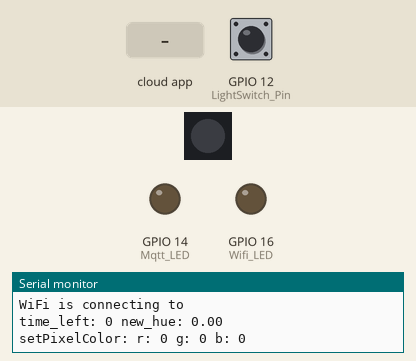
This sketch was run on a simulated ESP8266 (NodeMCU). Parts: 1 RGB LEDs in strip order, left to right, output pins drawn as LEDs (lit = HIGH), the last lines printed to the serial monitor. Inputs (shaded band) come from the test bench; at power-on: GPIO 12 (LightSwitch_Pin) HIGH. WiFi joins after 1.5 s; servers stay silent unless stated; the strip is taken to match the declared colour order; no MQTT or app messages arrive unless stated; not simulated (calls return 0 or success): Credentials.h; names the files do not define were given values by the test bench: MQTT_SERVERPORT = 1883.

Above: at 0.1 s.
At 2.3 s:
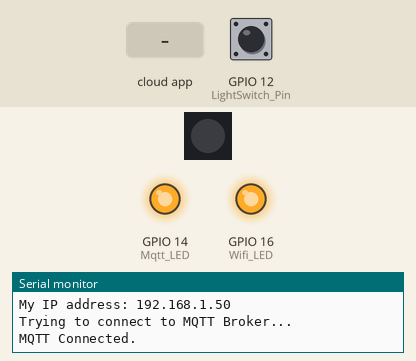
2.4 s: the phone or cloud app sets LZ7_Timer to 1
At 2.7 s:
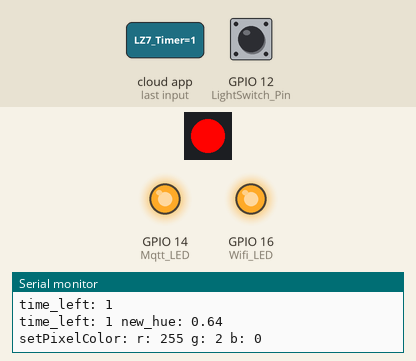
Timing chart, 0 to 5.4 s (numbered marks = the images above; inputs shaded):
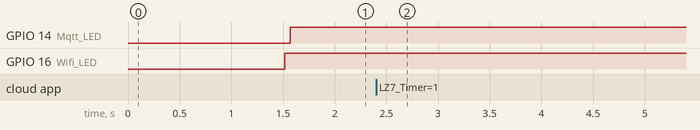

The sketch:

RemoteSwitch.ino
```cpp
#include <inttypes.h>
#include <ESP8266WiFi.h>
#include <ESP8266mDNS.h>
#include <WiFiUdp.h>
#include <ArduinoOTA.h>
#include "Adafruit_MQTT.h"
#include "Adafruit_MQTT_Client.h"
#include "Timestamp.h"
#include <math.h>
#include <Adafruit_NeoPixel.h>

#define AT_MAKERSPACE
#include "Credentials.h"

#define LIGHT_ZONE 7
const char ota_hostname[]  = "LZ7SW1";

const char Mqtt_Server[]     = MQTT_SERVER;
const char Mqtt_Username[]  = MQTT_USERNAME;
const char Mqtt_Password[]   = MQTT_KEY;


#if LIGHT_ZONE == 1
const char LZ_Timer_Topic[]  = "Lighting/LZ1_Timer";
const char LZ_Sts_Topic[]  = "Lighting/LZ1_Sts";
const char LZ_Cmd_Topic[]  = "Lighting/LZ1_Cmd";
#elif LIGHT_ZONE == 2
const char LZ_Timer_Topic[]  = "Lighting/LZ2_Timer";
const char LZ_Sts_Topic[]  = "Lighting/LZ2_Sts";
const char LZ_Cmd_Topic[]  = "Lighting/LZ2_Cmd";
#elif LIGHT_ZONE == 3
const char LZ_Timer_Topic[]  = "Lighting/LZ3_Timer";
const char LZ_Sts_Topic[]  = "Lighting/LZ3_Sts";
const char LZ_Cmd_Topic[]  = "Lighting/LZ3_Cmd";
#elif LIGHT_ZONE == 4
const char LZ_Timer_Topic[]  = "Lighting/LZ4_Timer";
const char LZ_Sts_Topic[]  = "Lighting/LZ4_Sts";
const char LZ_Cmd_Topic[]  = "Lighting/LZ4_Cmd";
#elif LIGHT_ZONE == 5
const char LZ_Timer_Topic[]  = "Lighting/LZ5_Timer";
const char LZ_Sts_Topic[]  = "Lighting/LZ5_Sts";
const char LZ_Cmd_Topic[]  = "Lighting/LZ5_Cmd";
#elif LIGHT_ZONE == 6
const char LZ_Timer_Topic[]  = "Lighting/LZ6_Timer";
const char LZ_Sts_Topic[]  = "Lighting/LZ6_Sts";
const char LZ_Cmd_Topic[]  = "Lighting/LZ6_Cmd";
#elif LIGHT_ZONE == 7
const char LZ_Timer_Topic[]  = "Lighting/LZ7_Timer";
const char LZ_Sts_Topic[]  = "Lighting/LZ7_Sts";
const char LZ_Cmd_Topic[]  = "Lighting/LZ7_Cmd";
#elif LIGHT_ZONE == 8
const char LZ_Timer_Topic[]  = "Lighting/LZ8_Timer";
const char LZ_Sts_Topic[]  = "Lighting/LZ8_Sts";
const char LZ_Cmd_Topic[]  = "Lighting/LZ8_Cmd";
#endif


const int LightSwitch_Pin = 12;
const int Wifi_LED = 16;
const int Mqtt_LED = 14;
const int NeoPixel_Pin = 13;

const int Debounce_time = 75;
const int Blink_time = 250;
const int Long_Press_Time = 5000;
const bool Long_Press_Enabled = true;

const int Max_Hue_Time = 180; //amount of time remaining for light to be green

//TODO set to a nice green
const double Max_Hue = 115;
const double Saturation = 1.0;
const double Lightness = 0.5;

WiFiClient client;

Adafruit_MQTT_Client mqtt(&client, Mqtt_Server, MQTT_SERVERPORT, Mqtt_Username, Mqtt_Password);
Adafruit_MQTT_Publish LZ_Cmd = Adafruit_MQTT_Publish(&mqtt, LZ_Cmd_Topic, 1);
Adafruit_MQTT_Subscribe LZ_Sts = Adafruit_MQTT_Subscribe(&mqtt, LZ_Sts_Topic, 1);
Adafruit_MQTT_Subscribe LZ_Tmr = Adafruit_MQTT_Subscribe(&mqtt, LZ_Timer_Topic, 1);

Adafruit_NeoPixel pixel = Adafruit_NeoPixel(1, NeoPixel_Pin, NEO_RGB + NEO_KHZ800);


void setup() {
  Serial.begin(115200);
  delay(10);

  Serial.println("");
  Serial.println("");
  Serial.println("-------------------------");
  Serial.println("MMS Remote Light Switch  ");
  Serial.println("         v1.0            ");
  Serial.println("-------------------------");

  pinMode(Wifi_LED, OUTPUT);
  pinMode(Mqtt_LED, OUTPUT);
  digitalWrite(Wifi_LED, LOW);
  digitalWrite(Mqtt_LED, LOW);

  // Connect to WiFi access point.
  Serial.println(); Serial.println();
  Serial.print("WiFi is connecting to ");
  Serial.println(WLAN_SSID);

  WiFi.mode(WIFI_STA);
  WiFi.begin(WLAN_SSID, WLAN_PASS);

  mqtt.subscribe(&LZ_Sts);
  mqtt.subscribe(&LZ_Tmr);

  pinMode(LightSwitch_Pin, INPUT_PULLUP);

  pixel.begin();
  pixel.show();

  SetNeoPixelToTimeLeft(0);

  ArduinoOTA.onStart([]() {
    Serial.println("OTA Start");
  });
  ArduinoOTA.onEnd([]() {
    Serial.println("\nOTA End");
  });
  ArduinoOTA.onProgress([](unsigned int progress, unsigned int total) {
    Serial.printf("OTA Progress: %u%%\r", (progress / (total / 100)));
  });
  ArduinoOTA.onError([](ota_error_t error) {
    Serial.printf("OTA Error[%u]: ", error);
    if (error == OTA_AUTH_ERROR) Serial.println("OTA Auth Failed");
    else if (error == OTA_BEGIN_ERROR) Serial.println("OTA Begin Failed");
    else if (error == OTA_CONNECT_ERROR) Serial.println("OTA Connect Failed");
    else if (error == OTA_RECEIVE_ERROR) Serial.println("OTA Receive Failed");
    else if (error == OTA_END_ERROR) Serial.println("OTA End Failed");
  });

  ArduinoOTA.setHostname(ota_hostname);
#ifdef OTA_PASSWORD
  ArduinoOTA.setPassword(OTA_PASSWORD);
#endif
}

double floatmod(double a, double b)
{
    return (a - b * floor(a / b));
}

void HSL2RGB(double h, double s, double l, uint8_t rgb[])
{
  double c = (1 - fabs(2 * l - 1)) * s;
  h /= 60;
  double x = c*(1 - fabs(floatmod(h, 2) - 1));

  double r1, g1, b1;
  if (h >= 0 && h < 1)
  {
    r1 = c;
    g1 = x;
    b1 = 0;
  }

  if (h >= 1 && h < 2)
  {
    r1 = x;
    g1 = c;
    b1 = 0;
  }

  if (h >= 2 && h < 3)
  {
    r1 = 0;
    g1 = c;
    b1 = x;
  }

  if (h >= 3 && h < 4)
  {
    r1 = 0;
    g1 = x;
    b1 = c;
  }

  if (h >= 4 && h < 5)
  {
    r1 = x;
    g1 = 0;
    b1 = c;
  }

  if (h >= 5 && h < 6)
  {
    r1 = c;
    g1 = 0;
    b1 = x;
  }

  double m = l - 0.5*c;

  rgb[0] = 255*(r1 + m);
  rgb[1] = 255*(g1 + m);
  rgb[2] = 255*(b1 + m);

}

int mystrncasecmp(const char* s1, const char* s2, int len)
{
  int i;
  for(i = 0; i < len && s1[i] && s2[i]; ++i)
  {
    if ((s1[i] | 32) != (s2[i] | 32))
    {
      return 1;
    }
  }

  return (!s1[i] && !s2[i] ? 0 : 1);
}

bool IsMQTTConnected()
{
  static Timestamp last_ping;
  static Timestamp last_mqtt_attempt;
  static bool initial_mqtt = true;
  static bool initial_wifi = true;
  bool ret = false;

  if (WiFi.status() == WL_CONNECTED)
  {
    digitalWrite(Wifi_LED, HIGH);

    if (mqtt.connected())
    {
      digitalWrite(Mqtt_LED, HIGH);
      if (last_ping.Elapsed() >= 30000)
      {
        last_ping.Update();
        if(!mqtt.ping())
        {
          mqtt.disconnect();
          digitalWrite(Mqtt_LED, LOW);
        }
      }
      ret = true;
    }
    else
    {
      digitalWrite(Mqtt_LED, LOW);
      mqtt.disconnect();
      if (last_mqtt_attempt.Elapsed() > 60000 || initial_mqtt)
      {
        initial_mqtt = false;
        Serial.println("Trying to connect to MQTT Broker...");
        if (mqtt.connect() == 0)
        {
          Serial.println("MQTT Connected.");

          digitalWrite(Mqtt_LED, HIGH);
          ret = true;
        }
        else
          Serial.println("MQTT connection failed");
        last_mqtt_attempt.Update();
      }
    }


  }
  else
  {
    digitalWrite(Wifi_LED, LOW);
    digitalWrite(Mqtt_LED, LOW);
    mqtt.disconnect();
  }

  return ret;
}


void SetNeoPixelToTimeLeft(int time_left)
{
  if (time_left > Max_Hue_Time) time_left = Max_Hue_Time;
  double new_hue = ((double)time_left / (double)Max_Hue_Time) * Max_Hue;
  Serial.print("time_left: ");
  Serial.print(time_left);
  Serial.print(" new_hue: ");
  Serial.println(new_hue);
  uint8_t rgb[3] = {0, 0, 0};
  if (time_left) HSL2RGB(new_hue, Saturation, Lightness, rgb);
  Serial.print("setPixelColor: r: ");
  Serial.print(rgb[0]);
  Serial.print(" g: ");
  Serial.print(rgb[1]);
  Serial.print(" b: ");
  Serial.println(rgb[2]);
  pixel.setPixelColor(0, pixel.Color(rgb[0], rgb[1], rgb[2]));

  pixel.show();
}

bool ButtonPressed(uint32_t& time_pressed)
{
  static bool last_button = false;
  static bool reported = false;
  static Timestamp press_time;

  bool button = !digitalRead(LightSwitch_Pin);

  if (!reported)
  {
    if (!last_button && button)
    {
      press_time.Update();
      last_button = true;
    }
    else if (last_button && !button)
    {
      if (press_time.Elapsed() >= Debounce_time)
      {
        time_pressed = press_time.Elapsed();
        reported = true;
        return true;
      }
    }
  }

  if (!button)
  {
    last_button = false;
    reported = false;
  }

  return false;
}

void RunPendingOff()
{
  static Timestamp blink_time;
  static bool last_state = false;

  if (blink_time.Elapsed() >= Blink_time)
  {
    last_state = !last_state;
    blink_time.Update();

    SetNeoPixelToTimeLeft(last_state ? 5 : 0);
  }
}

void loop() {

  static bool last_status = false;
  static int time_left = 0;
  static bool pending_off = false;
  static bool initial_wifi = true;

  if (WiFi.status() == WL_CONNECTED)
  {
    if (initial_wifi)
    {
      ArduinoOTA.begin();
      Serial.println("OTA Begin");
      Serial.print("My IP address: ");
      Serial.println(WiFi.localIP());
      initial_wifi = false;
    }
    else
    {
      ArduinoOTA.handle();
    }
  }


  if (IsMQTTConnected())
  {
    Adafruit_MQTT_Subscribe *subscription = 0;

    while (subscription = mqtt.readSubscription(10))
    {
      if (subscription == &LZ_Tmr)
      {
        time_left = atoi((const char*)subscription->lastread);

         Serial.print("time_left: ");
         Serial.println(time_left);

        if (time_left > 0)
        {
          SetNeoPixelToTimeLeft(time_left);
        }
      }

      if (subscription == &LZ_Sts)
      {
        //TODO make sure NeoPixel's state is consistant
        //e.g. if NeoPixel is off turn is on to some color

        if (mystrncasecmp((const char*)subscription->lastread, "OFF", 3) == 0)
        {
          pending_off = false;
          SetNeoPixelToTimeLeft(0);
        }

        if (mystrncasecmp((const char*)subscription->lastread, "ON", 2) == 0)
        {
          last_status = true;
          pending_off = false;
          SetNeoPixelToTimeLeft(time_left);
        }

        if (mystrncasecmp((const char*)subscription->lastread, "Pending_Off", 11) == 0)
        {
          pending_off = true;
        }
      }
    }

    uint32_t time_pressed = 0;
    if (ButtonPressed(time_pressed))
    {
      if (time_pressed >= Long_Press_Time && Long_Press_Enabled)
        LZ_Cmd.publish("Off");
      else
        LZ_Cmd.publish("On");
    }
  }

  if (pending_off) RunPendingOff();


}
```

Timestamp.cpp
```cpp
#include "Timestamp.h"
#include <Arduino.h>

Timestamp::Timestamp():
time_stamp(millis())
{

}

Timestamp::Timestamp(uint32_t time_in):
time_stamp(time_in)
{

}

uint32_t Timestamp::Elapsed()
{
  uint32_t c_time = millis();
  if (c_time >= time_stamp)
  {
    return (c_time - time_stamp);
  }
  else
  {
    return (~((uint32_t)(0)) - time_stamp + c_time);
  }
}

void Timestamp::Update()
{
  time_stamp = millis();
}
```

Timestamp.h
```cpp
#ifndef TIMESTAMP
#define TIMESTAMP
#include <inttypes.h>

class Timestamp
{
public:
  Timestamp();
  Timestamp(uint32_t time_in);
  uint32_t GetTime() {return time_stamp;}
  uint32_t Elapsed();
  void Update();
private:
  uint32_t time_stamp;
};
#endif
```
